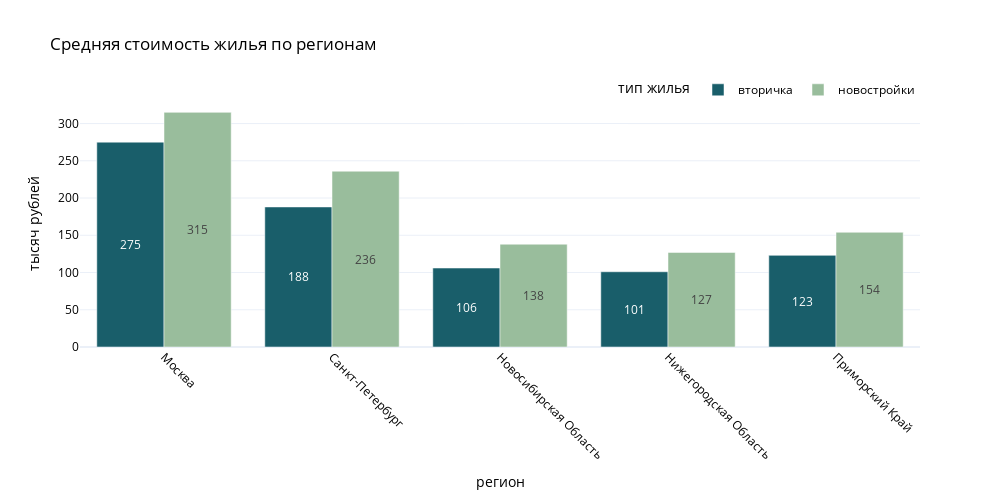

Notebook source saved alongside this figure:
### Code cell
fig = go.Figure()

fig.add_trace(
    go.Bar(
        x = df['Регион'],
        y = df['Средняя стоимость м², вторичка'],
        name = 'вторичка',
        marker_color = px.colors.sequential.tempo[8],
        text = df['Средняя стоимость м², вторичка'].apply(lambda x : "{:,}".format(x)),
        textposition = 'inside',
        insidetextanchor = 'middle',
        textangle = 0
    )
)

fig.add_trace(
    go.Bar(
        x = df['Регион'],
        y = df['Средняя стоимость м², новостройки'],
        name = 'новостройки',
        marker_color = px.colors.sequential.tempo[3],
        text = df['Средняя стоимость м², новостройки'].apply(lambda x : "{:,}".format(x)),
        textposition = 'inside',
        insidetextanchor = 'middle',
        textangle = 0
    )
)

fig.update_layout(
    width = 1000,
    height = 500,
    barmode = 'group',
    xaxis_tickangle = 0,
    title = 'Средняя стоимость жилья по регионам', # попробуйте подвинуть названия вправо/влево
    font_color = 'black',
    xaxis = {
        'title': 'регион',
        'tickangle': 45
    },
    yaxis = {
        'title': 'тысяч рублей',
        'tickformat': '000'
    },
    legend = {
        'orientation': 'h',
        'title': 'тип жилья',
        'yanchor': 'top',
        'xanchor': 'right',
        'y': 1.1,
        'x': 1
    }
)

### Figure 1 — Plotly figure (JSON) as saved in the notebook; plotly's stock layout.template omitted (floating-point values rounded to 4 significant figures)
{"data": [{"insidetextanchor": "middle", "marker": {"color": "rgb(25, 94, 106)"}, "name": "вторичка", "text": ["275", "188", "106", "101", "123"], "textangle": 0, "textposition": "inside", "type": "bar", "x": ["Москва", "Санкт-Петербург", "Новосибирская Область", "Нижегородская Область", "Приморский Край"], "y": [275, 188, 106, 101, 123]}, {"insidetextanchor": "middle", "marker": {"color": "rgb(153, 189, 156)"}, "name": "новостройки", "text": ["315", "236", "138", "127", "154"], "textangle": 0, "textposition": "inside", "type": "bar", "x": ["Москва", "Санкт-Петербург", "Новосибирская Область", "Нижегородская Область", "Приморский Край"], "y": [315, 236, 138, 127, 154]}], "layout": {"barmode": "group", "font": {"color": "black"}, "height": 500, "legend": {"orientation": "h", "title": {"text": "тип жилья"}, "x": 1, "xanchor": "right", "y": 1.1, "yanchor": "top"}, "title": {"text": "Средняя стоимость жилья по регионам"}, "width": 1000, "xaxis": {"tickangle": 45, "title": {"text": "регион"}}, "yaxis": {"tickformat": "000", "title": {"text": "тысяч рублей"}}}}
